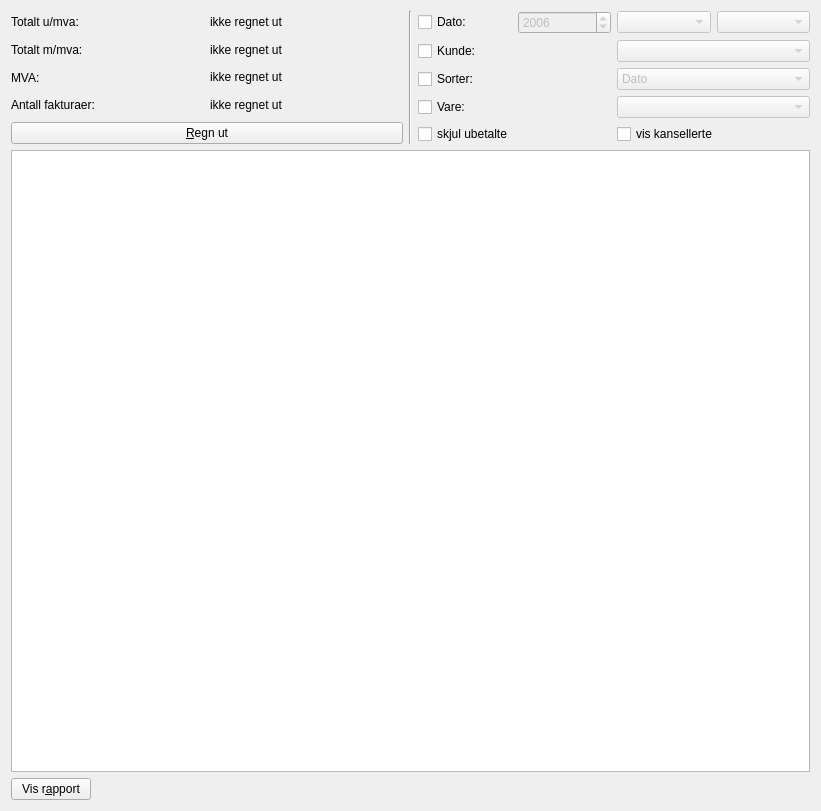
      <widget class="QWidget" name="TabPage_2" >
       <property name="geometry" >
        <rect>
         <x>0</x>
         <y>0</y>
         <width>821</width>
         <height>811</height>
        </rect>
       </property>
       <attribute name="title" >
        <string>&amp;Økonomi</string>
       </attribute>
       <layout class="QGridLayout" name="gridLayout_5" >
        <item row="0" column="0" >
         <layout class="QHBoxLayout" name="horizontalLayout_12" >
          <item>
           <layout class="QVBoxLayout" name="verticalLayout_6" >
            <item>
             <layout class="QHBoxLayout" name="_12" >
              <item>
               <widget class="QLabel" name="myndigheteneRegistrertTekst_2_4" >
                <property name="text" >
                 <string>Totalt u/mva:</string>
                </property>
                <property name="wordWrap" >
                 <bool>false</bool>
                </property>
               </widget>
              </item>
              <item>
               <widget class="QLabel" name="okonomiRegnskapTotalUMva" >
                <property name="text" >
                 <string>ikke regnet ut</string>
                </property>
                <property name="textFormat" >
                 <enum>Qt::RichText</enum>
                </property>
                <property name="wordWrap" >
                 <bool>false</bool>
                </property>
               </widget>
              </item>
             </layout>
            </item>
            <item>
             <layout class="QHBoxLayout" name="_15" >
              <item>
               <widget class="QLabel" name="myndigheteneRegistrertTekst_2_4_3" >
                <property name="text" >
                 <string>Totalt m/mva:</string>
                </property>
                <property name="wordWrap" >
                 <bool>false</bool>
                </property>
               </widget>
              </item>
              <item>
               <widget class="QLabel" name="okonomiRegnskapTotalMMva" >
                <property name="text" >
                 <string>ikke regnet ut</string>
                </property>
                <property name="textFormat" >
                 <enum>Qt::RichText</enum>
                </property>
                <property name="wordWrap" >
                 <bool>false</bool>
                </property>
               </widget>
              </item>
             </layout>
            </item>
            <item>
             <layout class="QHBoxLayout" name="_13" >
              <item>
               <widget class="QLabel" name="textLabel1_9" >
                <property name="text" >
                 <string>MVA:</string>
                </property>
                <property name="wordWrap" >
                 <bool>false</bool>
                </property>
               </widget>
              </item>
              <item>
               <widget class="QLabel" name="okonomiRegnskapMoms" >
                <property name="text" >
                 <string>ikke regnet ut</string>
                </property>
                <property name="textFormat" >
                 <enum>Qt::RichText</enum>
                </property>
                <property name="wordWrap" >
                 <bool>false</bool>
                </property>
               </widget>
              </item>
             </layout>
            </item>
            <item>
             <layout class="QHBoxLayout" name="_14" >
              <item>
               <widget class="QLabel" name="textLabel1_9_2" >
                <property name="text" >
                 <string>Antall fakturaer:</string>
                </property>
                <property name="wordWrap" >
                 <bool>false</bool>
                </property>
               </widget>
              </item>
              <item>
               <widget class="QLabel" name="okonomiRegnskapAntallFakturaer" >
                <property name="text" >
                 <string>ikke regnet ut</string>
                </property>
                <property name="wordWrap" >
                 <bool>false</bool>
                </property>
               </widget>
              </item>
             </layout>
            </item>
            <item>
             <widget class="QPushButton" name="okonomiRegnskapRegnut" >
              <property name="text" >
               <string>&amp;Regn ut</string>
              </property>
              <property name="shortcut" >
               <string>Alt+R</string>
              </property>
             </widget>
            </item>
           </layout>
          </item>
          <item>
           <widget class="Line" name="line4" >
            <property name="frameShape" >
             <enum>QFrame::VLine</enum>
            </property>
            <property name="frameShadow" >
             <enum>QFrame::Sunken</enum>
            </property>
           </widget>
          </item>
          <item>
           <layout class="QVBoxLayout" name="verticalLayout_7" >
            <item>
             <layout class="QHBoxLayout" name="_7" >
              <item>
               <widget class="QCheckBox" name="okonomiAvgrensningerDato" >
                <property name="text" >
                 <string>Dato:</string>
                </property>
               </widget>
              </item>
              <item>
               <widget class="QSpinBox" name="okonomiAvgrensningerDatoAr" >
                <property name="enabled" >
                 <bool>false</bool>
                </property>
                <property name="minimum" >
                 <number>1900</number>
                </property>
                <property name="maximum" >
                 <number>3000</number>
                </property>
                <property name="value" >
                 <number>2006</number>
                </property>
               </widget>
              </item>
              <item>
               <widget class="QComboBox" name="okonomiAvgrensningerDatoManed" >
                <property name="enabled" >
                 <bool>false</bool>
                </property>
                <property name="duplicatesEnabled" >
                 <bool>false</bool>
                </property>
               </widget>
              </item>
              <item>
               <widget class="QComboBox" name="okonomiAvgrensningerDatoPeriode" >
                <property name="enabled" >
                 <bool>false</bool>
                </property>
                <property name="duplicatesEnabled" >
                 <bool>false</bool>
                </property>
               </widget>
              </item>
             </layout>
            </item>
            <item>
             <layout class="QHBoxLayout" name="_8" >
              <item>
               <widget class="QCheckBox" name="okonomiAvgrensningerKunde" >
                <property name="text" >
                 <string>Kunde:</string>
                </property>
               </widget>
              </item>
              <item>
               <widget class="QComboBox" name="okonomiAvgrensningerKundeliste" >
                <property name="enabled" >
                 <bool>false</bool>
                </property>
               </widget>
              </item>
             </layout>
            </item>
            <item>
             <layout class="QHBoxLayout" name="_9" >
              <item>
               <widget class="QCheckBox" name="okonomiSorter" >
                <property name="text" >
                 <string>Sorter:</string>
                </property>
               </widget>
              </item>
              <item>
               <widget class="QComboBox" name="okonomiSorterListe" >
                <property name="enabled" >
                 <bool>false</bool>
                </property>
                <item>
                 <property name="text" >
                  <string>Dato</string>
                 </property>
                </item>
                <item>
                 <property name="text" >
                  <string>Kunde</string>
                 </property>
                </item>
                <item>
                 <property name="text" >
                  <string>Vare</string>
                 </property>
                </item>
               </widget>
              </item>
             </layout>
            </item>
            <item>
             <layout class="QHBoxLayout" name="_10" >
              <item>
               <widget class="QCheckBox" name="okonomiAvgrensningerVare" >
                <property name="text" >
                 <string>Vare:</string>
                </property>
               </widget>
              </item>
              <item>
               <widget class="QComboBox" name="okonomiAvgrensningerVareliste" >
                <property name="enabled" >
                 <bool>false</bool>
                </property>
               </widget>
              </item>
             </layout>
            </item>
            <item>
             <layout class="QHBoxLayout" name="horizontalLayout_2" >
              <item>
               <widget class="QCheckBox" name="okonomiAvgrensningerSkjulUbetalte" >
                <property name="text" >
                 <string>skjul ubetalte</string>
                </property>
               </widget>
              </item>
              <item>
               <widget class="QCheckBox" name="okonomiAvgrensningerVisKansellerte" >
                <property name="text" >
                 <string>vis kansellerte</string>
                </property>
               </widget>
              </item>
             </layout>
            </item>
           </layout>
          </item>
         </layout>
        </item>
        <item row="1" column="0" >
         <widget class="QTextBrowser" name="okonomiDetaljregnskap" >
          <property name="sizePolicy" >
           <sizepolicy vsizetype="Expanding" hsizetype="Expanding" >
            <horstretch>0</horstretch>
            <verstretch>1</verstretch>
           </sizepolicy>
          </property>
          <property name="acceptDrops" >
           <bool>false</bool>
          </property>
          <property name="horizontalScrollBarPolicy" >
           <enum>Qt::ScrollBarAlwaysOff</enum>
          </property>
          <property name="openLinks" >
           <bool>false</bool>
          </property>
         </widget>
        </item>
        <item row="2" column="0" >
         <layout class="QHBoxLayout" name="horizontalLayout_13" >
          <item>
           <widget class="QPushButton" name="okonomiFakturaerSkrivut" >
            <property name="text" >
             <string>Vis r&amp;apport</string>
            </property>
            <property name="shortcut" >
             <string>Alt+A</string>
            </property>
           </widget>
          </item>
          <item>
           <spacer name="spacer15" >
            <property name="orientation" >
             <enum>Qt::Horizontal</enum>
            </property>
            <property name="sizeType" >
             <enum>QSizePolicy::Expanding</enum>
            </property>
            <property name="sizeHint" stdset="0" >
             <size>
              <width>608</width>
              <height>20</height>
             </size>
            </property>
           </spacer>
          </item>
         </layout>
        </item>
       </layout>
      </widget>
